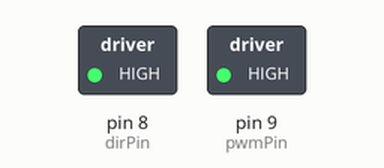
Recording of a sketch running on a simulated Arduino Uno, built with avr-gcc and run on an emulated ATmega328P. Parts: switched loads named in the sketch (green lamp = pin HIGH).

Above: at 2.5 s.
At 8.5 s:
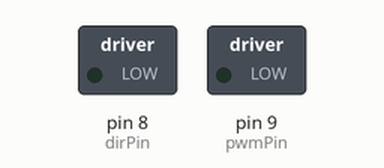
Timing chart, 0 to 13.8 s (numbered marks = the images above):
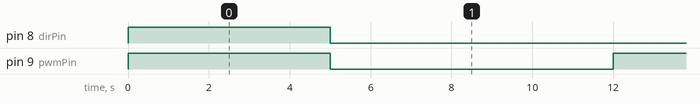

The sketch:

156.ino
```cpp
// Define pin numbers
const int pwmPin = 9;   // PWM control pin
const int dirPin = 8;   // Direction control pin

// Define speed and direction
const int motorSpeed = 255; // Speed range from 0 to 255 (PWM duty cycle)
const bool motorForward = true; // true for forward, false for reverse

void setup() {
  // Set pin modes
  pinMode(pwmPin, OUTPUT);
  pinMode(dirPin, OUTPUT);

  // Set initial motor direction
  digitalWrite(dirPin, motorForward ? HIGH : LOW);
}

void loop() {
  // Set motor speed
  analogWrite(pwmPin, motorSpeed); // Speed range from 0 (off) to 255 (full speed)

  // Run motor for 5 seconds
  delay(5000);

  // Stop motor
  analogWrite(pwmPin, 0); // Set speed to 0

  // Reverse motor direction
  digitalWrite(dirPin, !motorForward);

  // Run motor for 5 seconds in reverse
  delay(5000);

  // Stop motor
  analogWrite(pwmPin, 0); // Set speed to 0

  // Wait before repeating
  delay(2000);
}
```

Measured:
- by itself, pin 8 (dirPin): HIGH → LOW at 5.0 s
- by itself, pin 9 (pwmPin): alternates HIGH for 5.0 s and LOW for 7.0 s
